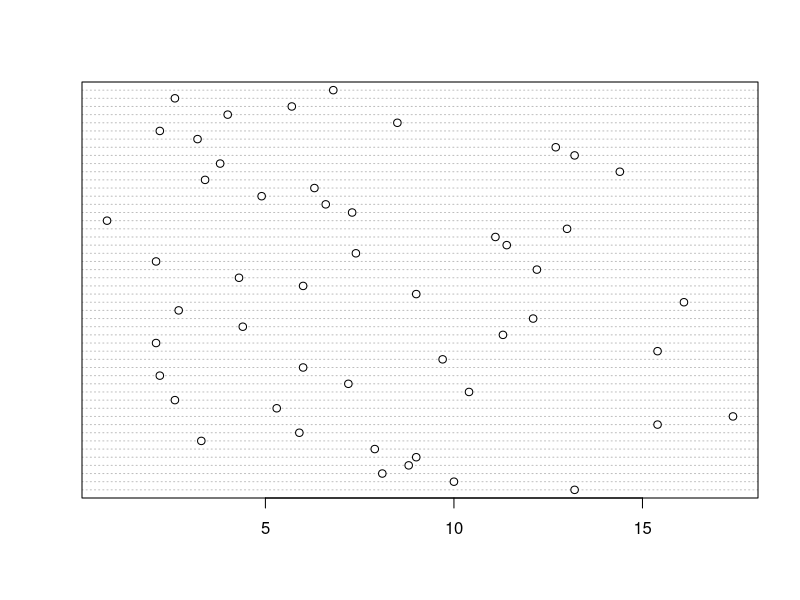
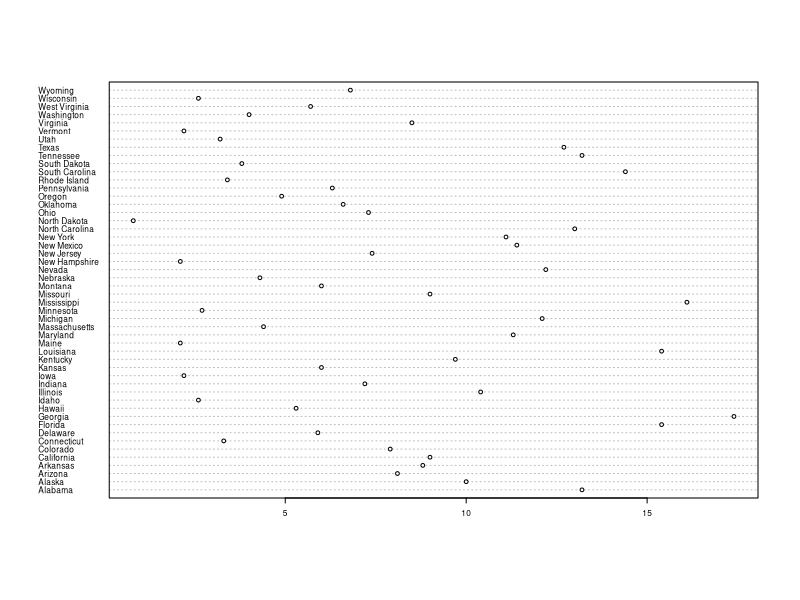
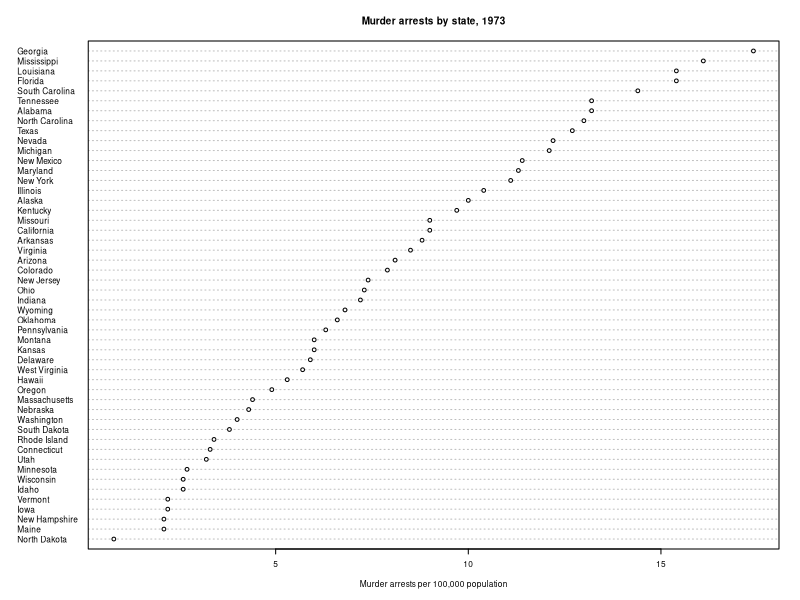
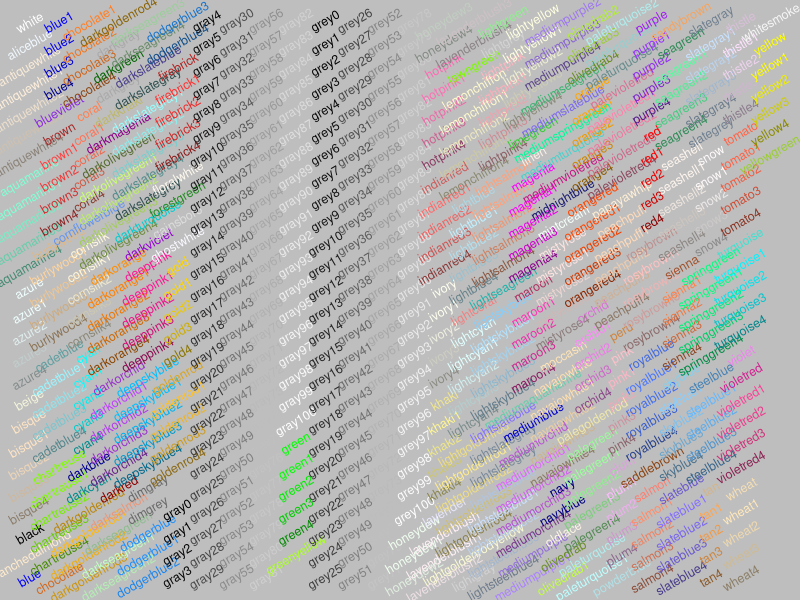
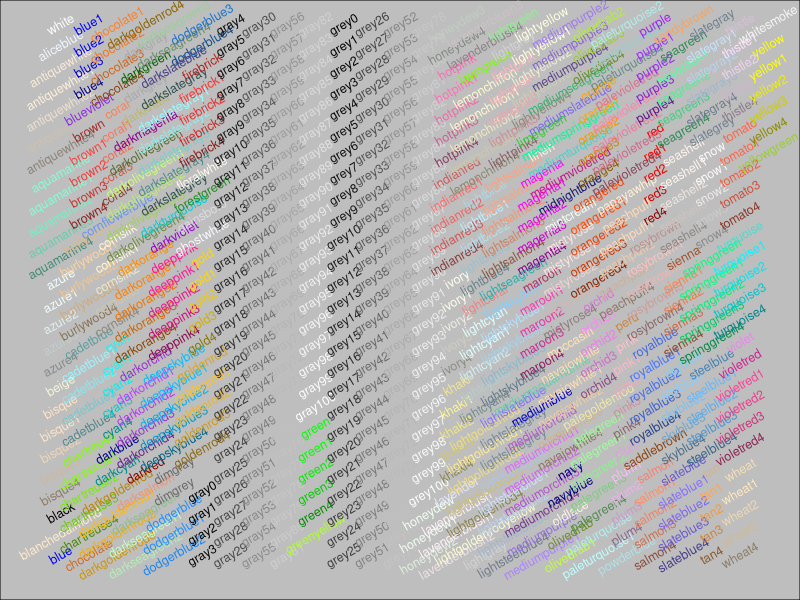
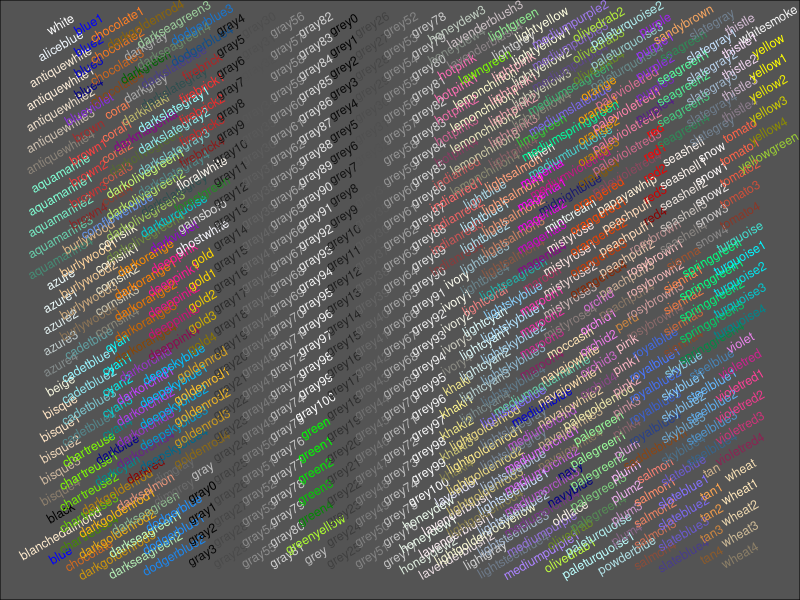
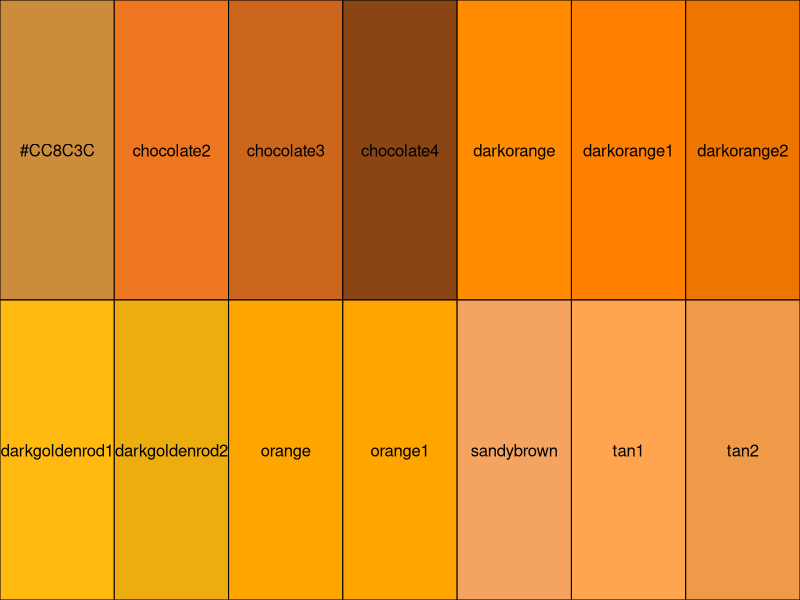
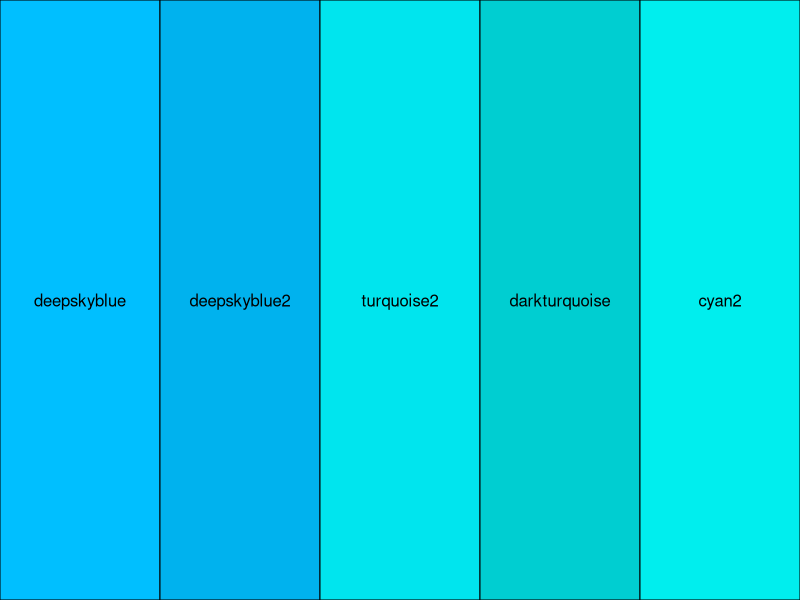

Write R code to recreate these figures, in order.
attach(USArrests)
head(USArrests) #shows first 6 rows, can get all with: USArrests

dotchart(Murder)

# Figure 4-2
dotchart(Murder, labels = row.names(USArrests), cex = .5)

data2 = USArrests[order(USArrests$Murder),]

dotchart(data2$Murder, labels = row.names(data2),
    cex = .5, main = "Murder arrests by state, 1973",
    xlab = "Murder arrests per 100,000 population")

demo(colors)

colors()

dotchart(data2$Murder, labels = row.names(data2),
    cex = .6, main = "Murder arrests by state, 1973",
    xlab = "Murder arrests per 100,000 population",
    pch = 19, col = c("darkblue","dodgerblue"),
    lcolor = "gray90",
    cex.main = 2, cex.lab = 1.5)
